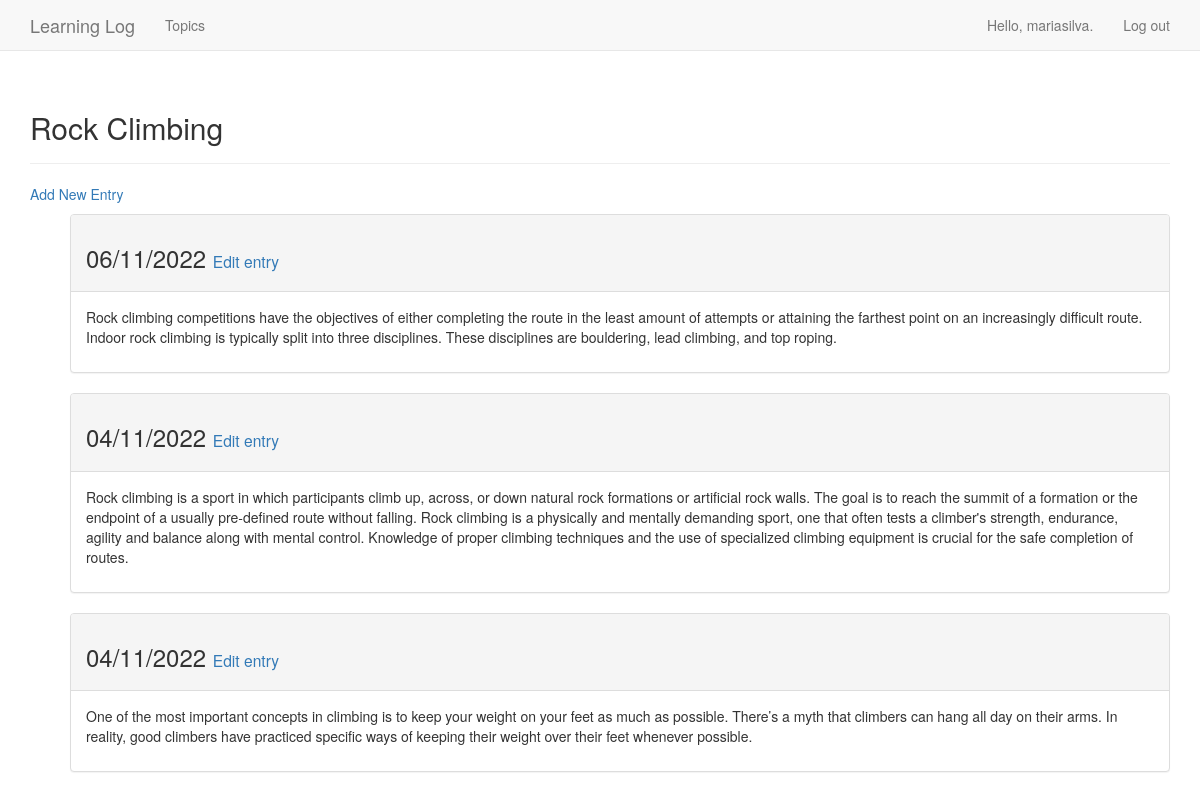
/topics/2/ (signed in), run on the app's committed database.
### learning_logs/models.py (models this page shows, shortened)
class Topic(models.Model):
    text = models.CharField(max_length=200)
    date_added = models.DateTimeField(auto_now_add=True)
    owner = models.ForeignKey(User, on_delete=models.SET_NULL, null=True)
    def __str__(self) -> str:
        return self.text

class Entry(models.Model):
    topic = models.ForeignKey(Topic, on_delete=models.SET_NULL, null=True)
    text = models.TextField()
    date_added = models.DateTimeField(auto_now_add=True)
    class Meta:
        verbose_name_plural = 'Entries'

### learning_logs/views.py (the view)
# urls.py: path('topics/<int:topic_id>/', views.topic, name='topic'), # Página de detalhes para um único assunto
@login_required(login_url='users:login', redirect_field_name='next')
def topic(request, topic_id):
    topic = Topic.objects.get(id=topic_id)
    check_topic_owner(request, topic)
    entries = topic.entry_set.order_by('-date_added')
    context = {'topic': topic, 'entries': entries}
    return render(request, 'learning_logs/pages/topic.html', context)

### utils/check_topic_owner.py (called while the page is built)
def check_topic_owner(request, topic):
    if topic.owner != request.user:
        raise Http404

### learning_logs/templates/learning_logs/pages/topic.html
{% extends 'learning_logs/pages/base.html' %}
{% block header %}
    <h2>{{ topic }}</h2>
{% endblock header %}
{% block content %}
    <p><a href="{% url 'learning_logs:new_entry' topic.id %}">Add New Entry</a></p>
    <ul>
        {% for entry in entries %}
            <div class="panel panel-default">
                <div class="panel-heading">
                    <h3>
                        {{ entry.date_added | date:"d/m/Y" }}
                        <small> <a href="{% url 'learning_logs:edit_entry' entry.id %}"> Edit entry</a> </small>
                    </h3>
                </div>
                <div class="panel-body">
                    {{ entry.text|linebreaks }}
                </div>
            </div>
        {% empty %}
            <li>No topics have been added yet.</li>
        {% endfor %}
    </ul>
{% endblock content %}

### learning_logs/templates/learning_logs/pages/base.html (shortened to what this page needs)
{% load bootstrap3 %}
<!DOCTYPE html><html lang="en">
<head>
    {% bootstrap_css %}
</head>
<body>
    <nav class="navbar navbar-default navbar-static-top"> <div class="container">
        <div class="navbar-header">
            <a class="navbar-brand" href="{% url 'learning_logs:index' %}">Learning Log</a>
        </div>
        <div id="navbar" class="navbar-collapse collapse">
        <ul class="nav navbar-nav">
            <li>
                <a href="{% url 'learning_logs:topics' %}">Topics</a>
            </li>
        </ul>
        <ul class="nav navbar-nav navbar-right">
            {% if user.is_authenticated %}
                <li><a>Hello, {{ user.username }}.</a></li> <li><a href="{% url 'users:logout' %}">Log out</a></li>
            {% else %}
                <li><a href="{% url 'users:register' %}">Register</a></li> <li><a href="{% url 'users:login' %}">Log in</a></li>
            {% endif %}
        </ul> </div>
        </div>
    </nav>
    <div class="container">
        <div class="page-header">
            {% block header %}{% endblock header %}
        </div>
        <div>
            {% block content %}{% endblock content %}
        </div>
    </div>
</body>
</html>

### data on the page
Topic: text "Rock Climbing"
Entry: date_added "06/11/2022", text "Rock climbing competitions have the objectives of either completing the route in the least amount of attempts or attaining the farthest point on an increasingly difficult route. Indoor rock climbing is typically split into three disciplines. These disciplines are bouldering, lead climbing, and top roping."
Entry: date_added "04/11/2022", text "Rock climbing is a sport in which participants climb up, across, or down natural rock formations or artificial rock walls. The goal is to reach the summit of a formation or the endpoint of a usually pre-defined route without falling. Rock climbing is a physically and mentally demanding sport, one that often tests a climber's strength, endurance, agility and balance along with mental control. Knowledge of proper climbing techniques and the use of specialized climbing equipment is crucial for the safe completion of routes."
Entry: date_added "04/11/2022", text "One of the most important concepts in climbing is to keep your weight on your feet as much as possible. There’s a myth that climbers can hang all day on their arms. In reality, good climbers have practiced specific ways of keeping their weight over their feet whenever possible."

### other printed values
{{ user.username }} "mariasilva"
